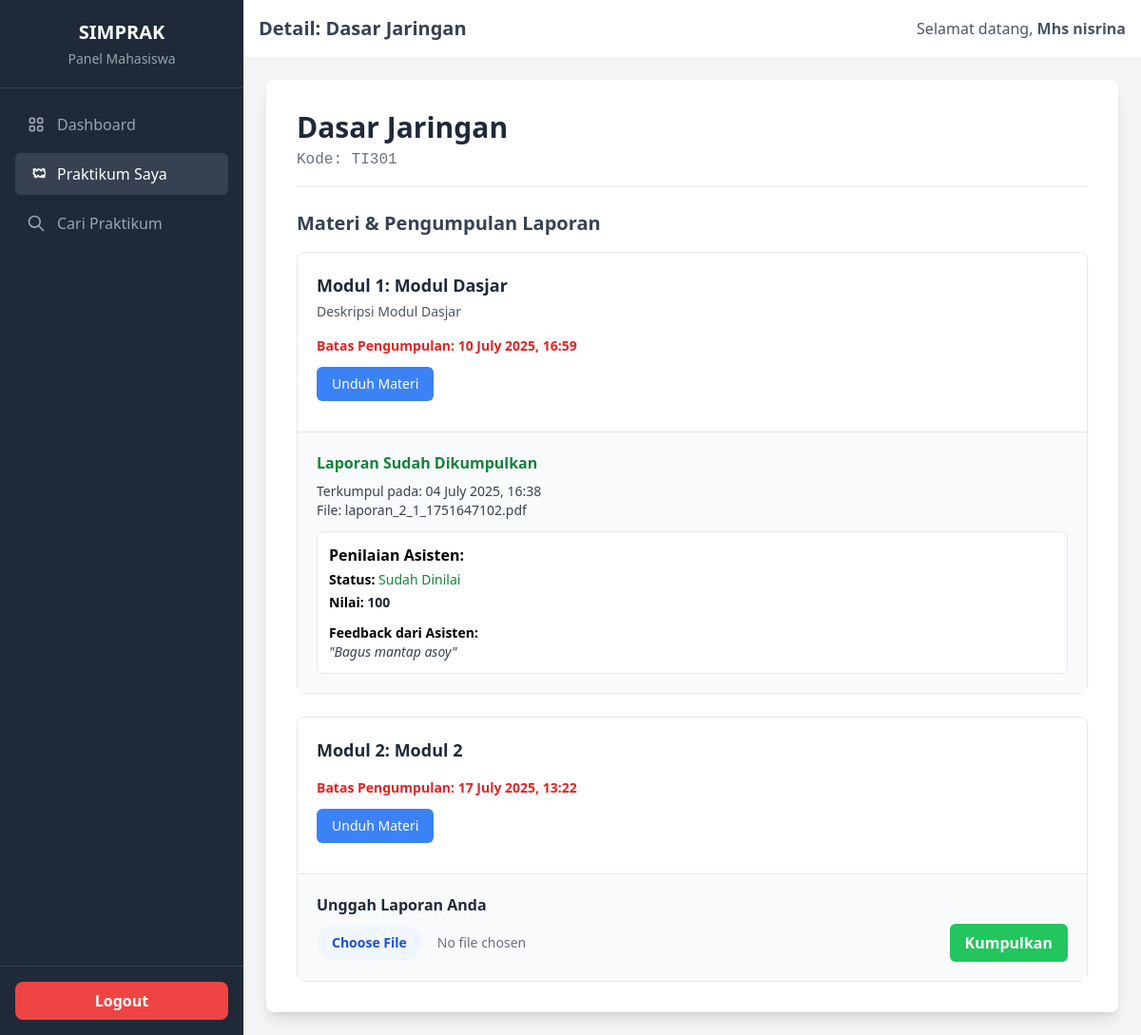
The app's page /mahasiswa/detail_praktikum.php?id=1 (signed in) with its own data.
### tables this page shows
CREATE TABLE `mata_prak` (
  `id` int(11) NOT NULL,
  `nama_prak` varchar(100) NOT NULL,
  `kode_prak` varchar(10) NOT NULL,
  `deskripsi` varchar(255) DEFAULT NULL,
  `is_active` tinyint(1) NOT NULL DEFAULT 1,
  `created_at` timestamp NOT NULL DEFAULT current_timestamp()
);

CREATE TABLE `modul_prak` (
  `id` int(11) NOT NULL,
  `mata_prak_id` int(11) NOT NULL,
  `nomor_modul` int(11) NOT NULL,
  `nama_modul` varchar(100) NOT NULL,
  `desc_modul` text DEFAULT NULL,
  `file_modul_path` varchar(255) DEFAULT NULL,
  `due_date` timestamp NULL DEFAULT NULL,
  `created_at` timestamp NOT NULL DEFAULT current_timestamp()
);

CREATE TABLE `laporan_prak` (
  `id` int(11) NOT NULL,
  `user_id` int(11) NOT NULL,
  `modul_id` int(11) NOT NULL,
  `file_lapor_path` varchar(255) NOT NULL,
  `tanggal_upload` timestamp NOT NULL DEFAULT current_timestamp(),
  `status_laporan` enum('submitted','late','dinilai') DEFAULT 'submitted',
  `nilai` int(11) DEFAULT NULL,
  `feedback_asisten` text DEFAULT NULL,
  `tanggal_dinilai` timestamp NULL DEFAULT NULL
);

### mahasiswa/detail_praktikum.php (the view, shortened to what this page needs)
<?php
require_once '../includes/config.php';
$loggedInUserId = $_SESSION['user_id'];
$praktikumId = isset($_GET['id']) && is_numeric($_GET['id']) ? intval($_GET['id']) : 0;
$stmt_detail = $conn->prepare("SELECT nama_prak, kode_prak, deskripsi FROM mata_prak WHERE id = ?");
$stmt_detail->bind_param("i", $praktikumId);
$stmt_detail->execute();
$praktikum = $stmt_detail->get_result()->fetch_assoc();
$modul_list = [];
$stmt_modul = $conn->prepare("SELECT * FROM modul_prak WHERE mata_prak_id = ? ORDER BY nomor_modul ASC");
$stmt_modul->bind_param("i", $praktikumId);
$stmt_modul->execute();
$result_modul = $stmt_modul->get_result();
while ($row = $result_modul->fetch_assoc()) {
    $modul_list[] = $row;
}
$submissions = [];
$modul_ids = array_map(function ($m) {
    return $m['id']; }, $modul_list);
if (!empty($modul_ids)) {
    $placeholders = implode(',', array_fill(0, count($modul_ids), '?'));
    $types = str_repeat('i', count($modul_ids));
    $stmt_submission = $conn->prepare("SELECT * FROM laporan_prak WHERE user_id = ? AND modul_id IN ($placeholders)");
    $stmt_submission->bind_param("i" . $types, $loggedInUserId, ...$modul_ids);
    $stmt_submission->execute();
    $result_submission = $stmt_submission->get_result();
    while ($row = $result_submission->fetch_assoc()) {
        $submissions[$row['modul_id']] = $row;
    }
}
$pageTitle = 'Detail: ' . htmlspecialchars($praktikum['nama_prak']);
$activePage = 'my_praktikum';
require_once 'templates/header_mahasiswa.php';
?>
<div class="bg-white p-8 rounded-lg shadow-lg w-full">
    <div class="border-b border-gray-200 pb-4 mb-6">
        <h2 class="text-3xl font-bold text-gray-800"><?php echo htmlspecialchars($praktikum['nama_prak']); ?></h2>
        <p class="text-md text-gray-500 font-mono mt-1">Kode: <?php echo htmlspecialchars($praktikum['kode_prak']); ?>
        </p>
    </div>
    <div>
        <h3 class="text-xl font-semibold text-gray-700 mb-4">Materi & Pengumpulan Laporan</h3>
        <div class="space-y-6">
            <?php if (empty($modul_list)): ?>
                <p class="text-gray-500 italic text-center py-4">Belum ada modul yang ditambahkan untuk praktikum ini.</p>
            <?php else: ?>
                <?php foreach ($modul_list as $modul): ?>
                    <div class="border border-gray-200 rounded-lg p-5">
                        <h4 class="text-lg font-bold text-gray-800">Modul
                            <?php echo htmlspecialchars($modul['nomor_modul']); ?>:
                            <?php echo htmlspecialchars($modul['nama_modul']); ?></h4>
                        <p class="text-sm text-gray-600 mt-1 mb-4"><?php echo nl2br(htmlspecialchars($modul['desc_modul'])); ?>
                        </p>
                        <?php if (!empty($modul['due_date'])): ?>
                            <p class="text-sm text-red-600 font-semibold mb-3">Batas Pengumpulan:
                                <?php echo date('d F Y, H:i', strtotime($modul['due_date'])); ?></p>
                        <?php endif; ?>
                        <?php if (!empty($modul['file_modul_path'])): ?>
                            <a href="<?php echo htmlspecialchars($modul['file_modul_path']); ?>" download
                                class="inline-block bg-blue-500 text-white px-4 py-2 rounded-md text-sm hover:bg-blue-600 mb-4">
                                Unduh Materi
                            </a>
                        <?php endif; ?>
                        <div class="bg-gray-50 border-t border-gray-200 -m-5 mt-4 p-5">
                            <?php if (isset($submissions[$modul['id']])):
                                $submission = $submissions[$modul['id']];
                                ?>
                                <h5 class="font-semibold text-green-700 mb-2">Laporan Sudah Dikumpulkan</h5>
                                <p class="text-sm text-gray-700">Terkumpul pada:
                                    <?php echo date('d F Y, H:i', strtotime($submission['tanggal_upload'])); ?></p>
                                <p class="text-sm text-gray-700">File: <?php echo basename($submission['file_lapor_path']); ?></p>
                                <div class="mt-3 bg-white p-3 rounded-md border space-y-1">
                                    <h6 class="font-semibold">Penilaian Asisten:</h6>
                                    <?php if ($submission['status_laporan'] == 'dinilai'): ?>
                                        <p class="text-sm">
                                            <b>Status:</b>
                                            <span class="font-medium text-green-700">Sudah Dinilai</span>
                                        </p>
                                        <p class="text-sm">
                                            <b>Nilai:</b>
                                            <span
                                                class="font-bold text-gray-800"><?php echo htmlspecialchars($submission['nilai']); ?></span>
                                        </p>
                                        <?php if (!empty($submission['feedback_asisten'])): ?>
                                            <p class="text-sm pt-2">
                                                <b>Feedback dari Asisten:</b><br>
                                                <span
                                                    class="text-gray-700 italic">"<?php echo nl2br(htmlspecialchars($submission['feedback_asisten'])); ?>"</span>
                                            </p>
                                        <?php endif; ?>
                                    <?php else: ?>
                                        <p class="text-sm italic text-gray-500">Laporan Anda sedang dalam proses penilaian.</p>
                                    <?php endif; ?>
                                </div>
                            <?php else: ?>
                                <h5 class="font-semibold text-gray-800 mb-2">Unggah Laporan Anda</h5>
                                <form action="detail_praktikum.php?id=<?php echo $praktikumId; ?>" method="POST"
                                    enctype="multipart/form-data">
                                    <div class="flex items-center space-x-4">
                                        <input type="file" name="file_laporan"
                                            class="block w-full text-sm text-gray-500 file:mr-4 file:py-2 file:px-4 file:rounded-full file:border-0 file:text-sm file:font-semibold file:bg-blue-50 file:text-blue-700 hover:file:bg-blue-100"
                                            required>
                                        <button type="submit" name="submit_laporan"
                                            class="bg-green-500 hover:bg-green-600 text-white font-bold py-2 px-4 rounded-md whitespace-nowrap">Kumpulkan</button>
                                    </div>
                                </form>
                            <?php endif; ?>
                        </div>
                    </div>
                <?php endforeach; ?>
            <?php endif; ?>
        </div>
    </div>
</div>
<?php
require_once 'templates/footer_mahasiswa.php';
?>

### mahasiswa/templates/header_mahasiswa.php (shortened to what this page needs)
<?php
$isLoggedIn = isset($_SESSION['user_id']) && $_SESSION['role'] === 'mahasiswa';
$userName = htmlspecialchars($_SESSION['nama'] ?? 'Pengunjung');
$pageTitle = $pageTitle ?? 'Dashboard';
$activePage = $activePage ?? '';
$activeClass = 'bg-gray-700 text-white';
$inactiveClass = 'text-gray-400 hover:bg-gray-600 hover:text-white';
?>
<!DOCTYPE html>
<html lang="id">
<head>
    <script src="https://cdn.tailwindcss.com"></script>
</head>
<body class="bg-gray-100">
<div class="flex h-screen bg-gray-50">
    <aside id="sidebar" class="w-64 bg-gray-800 text-white flex flex-col flex-shrink-0 sidebar-collapsed md:flex">
        <div class="p-5 text-center border-b border-gray-700">
            <h3 class="text-xl font-semibold">SIMPRAK</h3>
            <p class="text-sm text-gray-400 mt-1">Panel Mahasiswa</p>
        </div>
        <div class="flex-grow overflow-y-auto">
            <nav class="p-4">
                <ul class="space-y-2">
                    <?php if ($isLoggedIn): ?>
                        <li><a href="dashboard.php" class="flex items-center px-3 py-2.5 rounded-md <?php echo ($activePage == 'dashboard') ? $activeClass : $inactiveClass; ?>">
                            <span>Dashboard</span>
                        </a></li>
                        <li><a href="my_praktikum.php" class="flex items-center px-3 py-2.5 rounded-md <?php echo ($activePage == 'my_praktikum') ? $activeClass : $inactiveClass; ?>">
                            <span>Praktikum Saya</span>
                        </a></li>
                    <?php endif; ?>
                    <li><a href="cari_praktikum.php" class="flex items-center px-3 py-2.5 rounded-md <?php echo ($activePage == 'cari_praktikum') ? $activeClass : $inactiveClass; ?>">
                        <svg class="w-5 h-5 mr-3" fill="none" viewBox="0 0 24 24" stroke="currentColor"><path stroke-linecap="round" stroke-linejoin="round" stroke-width="2" d="M21 21l-6-6m2-5a7 7 0 11-14 0 7 7 0 0114 0z" /></svg>
                        <span>Cari Praktikum</span>
                    </a></li>
                </ul>
            </nav>
        </div>
        <div class="p-4 border-t border-gray-700">
             <?php if ($isLoggedIn): ?>
                <a href="../logout.php" class="flex items-center justify-center w-full bg-red-500 hover:bg-red-600 text-white font-bold py-2 px-4 rounded-lg">
                    Logout
                </a>
             <?php else: ?>
                <a href="../login.php" class="flex items-center justify-center w-full bg-blue-500 hover:bg-blue-600 text-white font-bold py-2 px-4 rounded-lg">
                    Login
                </a>
             <?php endif; ?>
        </div>
    </aside>
    <div class="flex-1 flex flex-col overflow-hidden">
        <header class="bg-white shadow p-4 flex justify-between items-center">
            <h1 class="text-xl font-semibold text-gray-700 ml-2 md:ml-0"><?php echo htmlspecialchars($pageTitle); ?></h1>
            <div class="text-gray-600 hidden md:block">
                <?php if ($isLoggedIn): ?>
                    Selamat datang, <span class="font-bold"><?php echo $userName; ?></span>
                <?php endif; ?>
            </div>
        </header>
        <main class="flex-1 overflow-x-hidden overflow-y-auto bg-gray-100 p-6">

### mahasiswa/templates/footer_mahasiswa.php
</div> </body>
</html>

### records on screen
mata_prak: nama_prak "Dasar Jaringan", kode_prak "TI301"
modul_prak: nomor_modul "1", nama_modul "Modul Dasjar", desc_modul "Deskripsi Modul Dasjar", due_date "10 July 2025, 16:59", id.tanggal_upload "04 July 2025, 16:38", id.file_lapor_path "laporan_2_1_1751647102.pdf", id.nilai "100", id.feedback_asisten "Bagus mantap asoy"
modul_prak: nomor_modul "2", nama_modul "Modul 2", due_date "17 July 2025, 13:22"

### other values on screen
$pageTitle "Detail: Dasar Jaringan"
$userName "Mhs nisrina"
